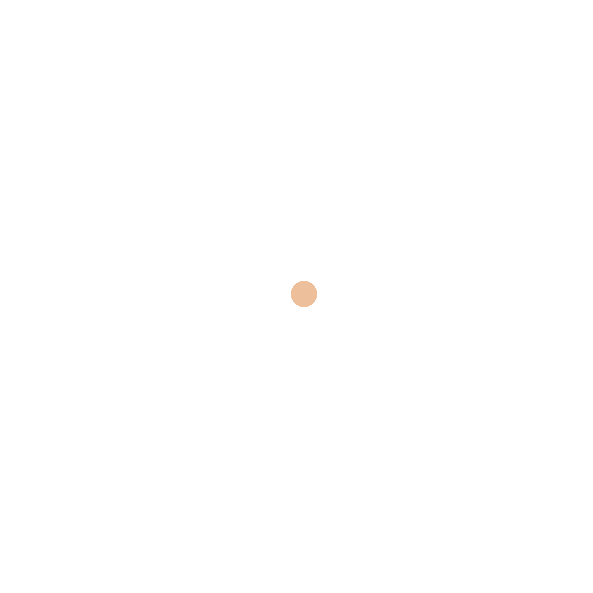
#> input picture img/bg/bg.png, 593 x 593 px
$ python generation.py
#> lines starting #> are read from the running program, lines starting #| are printed output that depends on the picture; pictures that were not available may be replaced by others from this repository, and a replacement may not be noted
from PIL import Image, ImageDraw, ImageFont
import time
import os
import random
import json

from web3 import Web3
from web3.middleware import geth_poa_middleware
from config import CONFIG


def parse_config():
    assets_path = 'img'

    for layer in CONFIG:
        layer_path = os.path.join(assets_path, layer['directory'])
        traits = sorted([trait for trait in os.listdir(layer_path) if trait[0] != '.'])
        if not layer['required']:
            traits = [None] + traits
        if layer['rarity_weights'] is None:
            rarities = [1 for x in traits]
        elif layer['rarity_weights'] == 'random':
            rarities = [random.random() for x in traits]
        elif type(layer['rarity_weights'] == 'list'):
            assert len(traits) == len(layer['rarity_weights']), "Make sure you have the current number of rarity weights"
            rarities = layer['rarity_weights']
        else:
            raise ValueError("Rarity weights is invalid")

        layer['rarity_weights'] = rarities
        layer['traits'] = traits


def save_metadata(metadata, nft_name, op_path):
    with open(f'{op_path}/{nft_name}.json', 'w') as json_file:
        json.dump(metadata, json_file)


def hex_to_rgb(hex):
    rgb = []
    for i in (0, 2, 4):
        decimal = int(hex[i:i+2], 16)
        rgb.append(decimal)

    return tuple(rgb)


def generate_single_image(filepaths, hp, damage, color, output_filename=None):
    print(filepaths)
    bg = Image.open(os.path.join('img', filepaths[0]))
    bg.paste(hex_to_rgb(color), [0, 0, bg.size[0], bg.size[1]])

    for filepath in filepaths[1:]:
        if filepath.endswith('.png'):
            img = Image.open(os.path.join('img', filepath))
            bg.paste(img, (0, 0), img)

    font = ImageFont.truetype('D:/GenerationNFT/Videotype.ttf', size=18)
    draw_text = ImageDraw.Draw(bg)
    draw_text.text(
        (20, 20),
        str(hp),
        font=font,
        fill=('#ff002a')
    )
    draw_text.text(
        (20, 50),
        str(damage),
        font=font,
        fill=('#000000')
    )

    if output_filename is not None:
        bg.save(output_filename)
    else:
        if not os.path.exists(os.path.join('output', 'single_images')):
            os.makedirs(os.path.join('output', 'single_images'))
        bg.save(os.path.join('output', 'single_images', str(int(time.time())) + '.png'))


def get_total_combinations():
    total = 1
    for layer in CONFIG:
        total = total * len(layer['traits'])
    return total


def generate_trait_set_from_config(hp, damage):
    trait_set = []
    trait_paths = []

    for layer in CONFIG:
        traits, rarities = layer['traits'], layer['rarity_weights']
        trait_index = -1
        if layer['id'] == 4 or layer['id'] == 5:
            if layer['id'] == 4:
                param = hp
            else:
                param = damage
            for weight in layer['rarity_weights']:
                if param > weight:
                    trait_index += 1
                else:
                    trait_set.append(traits[trait_index])
                    trait_path = os.path.join(layer['directory'], traits[trait_index])
                    trait_paths.append(trait_path)
                    break
                if weight == layer['rarity_weights'][-1]:
                    trait_set.append(traits[trait_index])
                    trait_path = os.path.join(layer['directory'], traits[trait_index])
                    trait_paths.append(trait_path)
        else:
            chosen_trait = random.choice(traits)
            trait_set.append(chosen_trait)
            if chosen_trait is not None:
                trait_path = os.path.join(layer['directory'], chosen_trait)
                trait_paths.append(trait_path)
    return trait_set, trait_paths


def generate_images(edition, count, hp, damage, color, knight_number, image_name):
    rarity_table = {}
    for layer in CONFIG:
        rarity_table[layer['name']] = []

    op_path = os.path.join('output', 'edition ' + str(edition), 'images')
    json_path = os.path.join('output', 'edition ' + str(edition), 'json')

    zfill_count = len(str(count - 1))

    if not os.path.exists(op_path):
        os.makedirs(op_path)

    if not os.path.exists(json_path):
        os.makedirs(json_path)

    for n in range(count):
        metadata = {"name": "Test #",
                    "symbol": "TST",
                    "description": "Test generator",
                    "external_url": "",
                    "image": "",
                    "attributes": [{"trait_type": "Background", "value": ""},
                                   {"trait_type": "Knight", "value": "Knight "},
                                   {
                                       "display_type": "number",
                                       "trait_type": "Health Points",
                                       "value": 0
                                   },
                                   {
                                       "display_type": "number",
                                       "trait_type": "Damage",
                                       "value": 0
                                   }]}

        image_name_png = image_name + '.png'
        trait_sets, trait_paths = generate_trait_set_from_config(hp, damage)
        generate_single_image(trait_paths, hp, damage, color, os.path.join(op_path, image_name_png))

        metadata['name'] += image_name
        metadata['image'] += image_name
        metadata['attributes'][0]['value'] = color
        metadata['attributes'][1]['value'] += knight_number
        metadata['attributes'][2]['value'] = hp
        metadata['attributes'][3]['value'] = damage

        save_metadata(metadata, image_name, json_path)
    return metadata


def generate_stats(wallet, address_number):
    bonus_hp = 0
    bonus_damage = 10
    hp = 0
    for i in range(2, 42):
        if wallet[i].isdigit():
            bonus_hp += int(wallet[i])
            hp += 1
            if bonus_damage == 10 and i != 2:
                bonus_damage = i - 2
    damage = 40 - hp
    if damage == hp:
        bonus_damage *= 1
    else:
        bonus_damage *= abs(damage - hp)
    hp *= bonus_hp
    damage *= bonus_damage
    knight_number = str(int(address_number) % 20)
    return hp, damage, wallet[2:8], knight_number


def main(wallet, file_name):
    parse_config()

    tot_comb = get_total_combinations()
    print(f"You can create a total of {tot_comb} distinct avatars")
    num_avatars = 1

    edition_name = "test"

    hp, damage, color, knight_number = generate_stats(wallet, file_name)
    print(color)
    metadata = generate_images(edition_name, num_avatars, hp, damage, color, knight_number, file_name)
#> in generate_single_image, bg is the input picture: PIL image 593x593 RGBA; mean R, G, B, A 0.5, 0.4, 0.3, 0.4
#> in generate_single_image, `bg.paste(hex_to_rgb(color), [0, 0, bg.size[0], bg.size[1]])`:
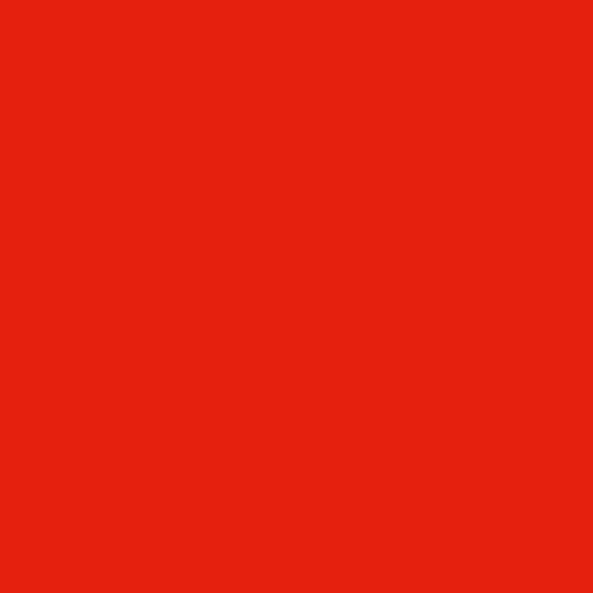
#> bg: PIL image 593x593 RGBA; mean R, G, B, A 229, 32, 14, 255
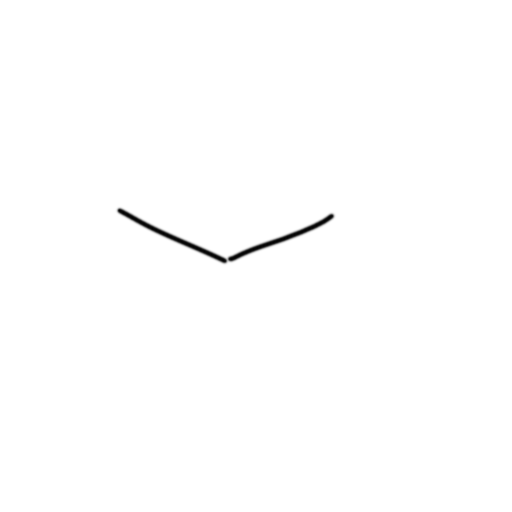
#> input picture img/arms/arms1.png, 512 x 512 px, given as the content of the folder img/knight, which was not available
#> in generate_single_image, img is the input picture: PIL image 512x512 RGBA; mean R, G, B, A 10.3, 10.3, 10.3, 1.1
#> in generate_single_image, `bg.save(output_filename)`:
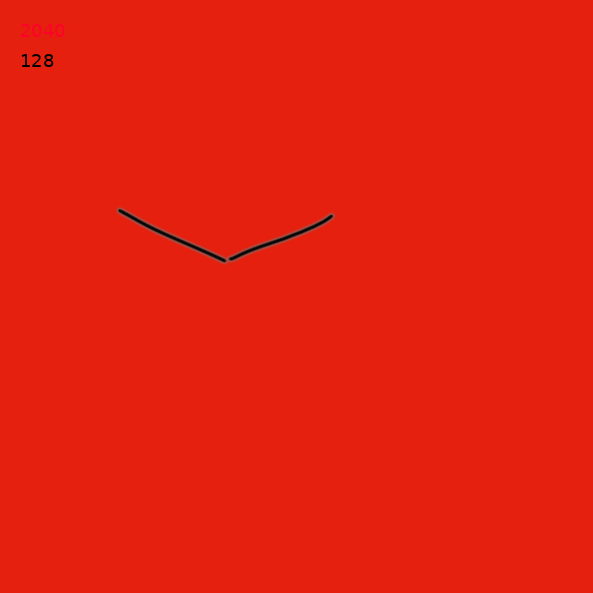
#> saved as 1.png: PIL image 593x593 RGBA; mean R, G, B, A 228.2, 31.9, 14, 254.8; transparent parts drawn white
    print(metadata)


if __name__ == '__main__':
    wallets = ['0xe5200e5d24ebd6c24621a3e2e3e439e66cb35be2', '0xc32ebc9e32c8da0bbc890469cf3361137714a9f3',
               '0x81d904be6d1edb9be32a3040f27b450751717e53', '0x09bf5aa3bec0a4dfab93d889c9505628ea6bde03',
               '0x8968b4e9bd8d771b175c7ea4885c1603b62d5b93', '0x8e80472cab83d6ce691e4b0a684f987a3ce6fc84',
               '0x02986e6b5ca3f4885ade7e0c15a3a723c22af124', '0x39482f05ad798e15effb214417bf0633dcfc8664',
               '0x8dcbc7ce257d2ec08887d897e57dccdcf646e605', '0xd720fc0bc4fc12dd37f4913c358fb2977e2aa77e',
               '0xf235b2298e34d1b9b12945e7213fc5742d3324d9', '0xb80b6da844cbf3c10b47d547a30b98da87eca0f1']
    for wallet in wallets:
        image_name = str(wallets.index(wallet) + 1)
        main(wallet, image_name)
